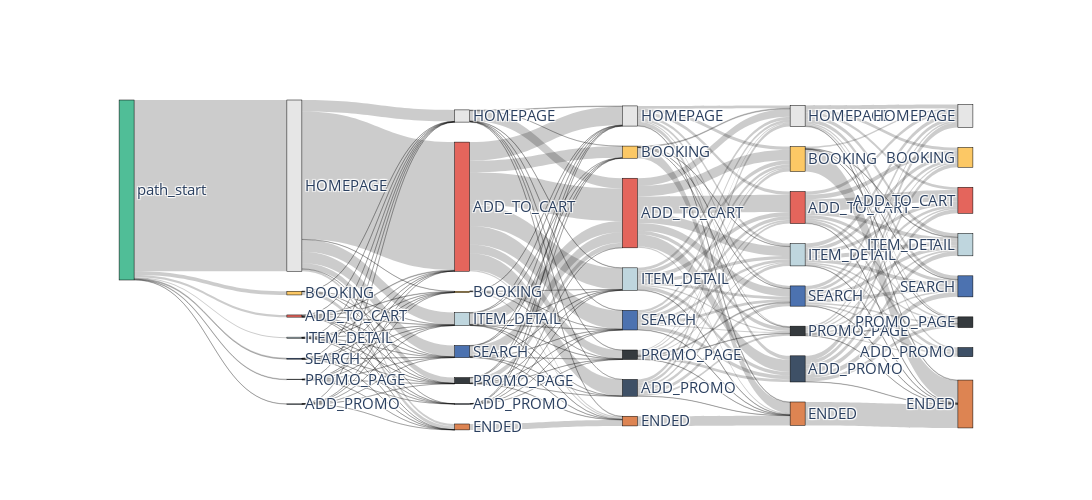

The notebook cell saved with this chart:
### Code cell
# Sankey Diagram로 시각화, session_id별 이동 흐름 파악
# 3. 21ss 시즌 

stream_21ss.step_sankey(
    threshold=0.02,
    width=1200,  
    height=500,  
    max_steps=6
)

### Figure 1 — Plotly figure (JSON) as saved in the notebook; plotly's stock layout.template omitted (floating-point values rounded to 4 significant figures; data arrays with more than 128 entries replaced by an {"elided": "..."} marker saying what was removed)
{"data": [{"arrangement": "snap", "link": {"hovertemplate": "%{value} unique users went from %{source.label} to %{target.label}.<br /><br />It took them %{label} in average.<extra></extra>", "label": {"elided": "217 str values"}, "source": {"elided": "217 int values"}, "target": {"elided": "217 int values"}, "value": {"elided": "217 int values"}}, "node": {"color": ["rgb(80, 190, 151)", "rgb(230, 230, 230)", "rgb(252, 200, 101)", "rgb(228, 101, 92)", "rgb(191, 214, 222)", "rgb(76, 114, 176)", "rgb(53, 58, 62)", "rgb(62, 80, 102)", "rgb(230, 230, 230)", "rgb(252, 200, 101)", "rgb(228, 101, 92)", "rgb(191, 214, 222)", "rgb(76, 114, 176)", "rgb(53, 58, 62)", "rgb(62, 80, 102)", "rgb(221, 132, 82)", "rgb(230, 230, 230)", "rgb(252, 200, 101)", "rgb(228, 101, 92)", "rgb(191, 214, 222)", "rgb(76, 114, 176)", "rgb(53, 58, 62)", "rgb(62, 80, 102)", "rgb(221, 132, 82)", "rgb(230, 230, 230)", "rgb(252, 200, 101)", "rgb(228, 101, 92)", "rgb(191, 214, 222)", "rgb(76, 114, 176)", "rgb(53, 58, 62)", "rgb(62, 80, 102)", "rgb(221, 132, 82)", "rgb(230, 230, 230)", "rgb(252, 200, 101)", "rgb(228, 101, 92)", "rgb(191, 214, 222)", "rgb(76, 114, 176)", "rgb(53, 58, 62)", "rgb(62, 80, 102)", "rgb(221, 132, 82)"], "customdata": [100, 95.13, 2.06, 1.22, 0.6, 0.52, 0.32, 0.14, 6.79, 0.75, 71.74, 7.16, 6.72, 3.43, 0.13, 3.28, 11.21, 6.75, 38.66, 12.5, 10.93, 5.25, 9.33, 5.38, 11.77, 13.83, 17.81, 12.43, 11.25, 5.37, 14.53, 13.01, 12.71, 11.01, 14.5, 12.49, 11.69, 5.93, 5.07, 26.61], "hovertemplate": "Total unique users: %{value} (%{customdata}% of total)<extra></extra>", "label": ["path_start", "HOMEPAGE", "BOOKING", "ADD_TO_CART", "ITEM_DETAIL", "SEARCH", "PROMO_PAGE", "ADD_PROMO", "HOMEPAGE", "BOOKING", "ADD_TO_CART", "ITEM_DETAIL", "SEARCH", "PROMO_PAGE", "ADD_PROMO", "ENDED", "HOMEPAGE", "BOOKING", "ADD_TO_CART", "ITEM_DETAIL", "SEARCH", "PROMO_PAGE", "ADD_PROMO", "ENDED", "HOMEPAGE", "BOOKING", "ADD_TO_CART", "ITEM_DETAIL", "SEARCH", "PROMO_PAGE", "ADD_PROMO", "ENDED", "HOMEPAGE", "BOOKING", "ADD_TO_CART", "ITEM_DETAIL", "SEARCH", "PROMO_PAGE", "ADD_PROMO", "ENDED"], "line": {"color": "black", "width": 0.5}, "pad": 20, "thickness": 15, "x": [0.05, 0.23, 0.23, 0.23, 0.23, 0.23, 0.23, 0.23, 0.41, 0.41, 0.41, 0.41, 0.41, 0.41, 0.41, 0.41, 0.59, 0.59, 0.59, 0.59, 0.59, 0.59, 0.59, 0.59, 0.77, 0.77, 0.77, 0.77, 0.77, 0.77, 0.77, 0.77, 0.95, 0.95, 0.95, 0.95, 0.95, 0.95, 0.95, 0.95], "y": [0.05, 0.05, 0.15, 0.3, 0.45, 0.6, 0.75, 0.95, 0.05, 0.17, 0.29, 0.39, 0.52, 0.65, 0.77, 0.95, 0.05, 0.16, 0.28, 0.38, 0.5, 0.62, 0.74, 0.95, 0.05, 0.16, 0.27, 0.38, 0.48, 0.59, 0.7, 0.95, 0.05, 0.14, 0.22, 0.31, 0.39, 0.48, 0.56, 0.95]}, "type": "sankey"}], "layout": {"autosize": true, "font": {"size": 15}, "height": 500, "plot_bgcolor": "white", "width": 1200}}
